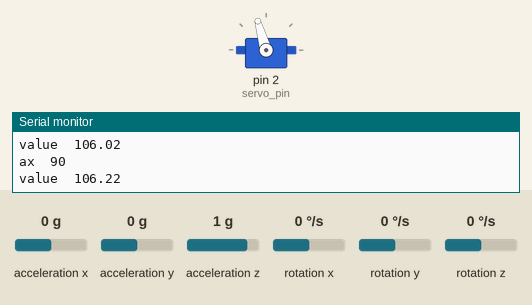
The sketch below on a simulated Arduino Uno, built with avr-gcc and run on an emulated ATmega328P. On the bench: servo, the last lines printed to the serial monitor. The test bench sets the inputs (shaded band); at power-on: acceleration x 0 g, acceleration y 0 g, acceleration z 1 g, rotation x 0 °/s, rotation y 0 °/s, rotation z 0 °/s.

Above: at 3.2 s.
3.3 s: acceleration x set to -1.4 g
At 5.4 s:
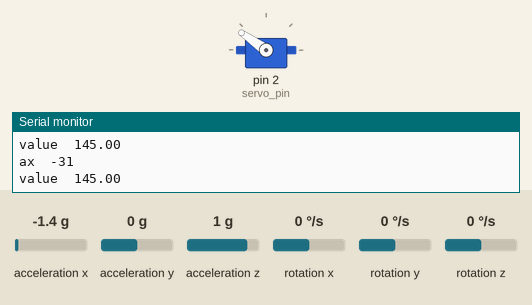
6.3 s: acceleration x set to 0.8 g
At 6.66 s:
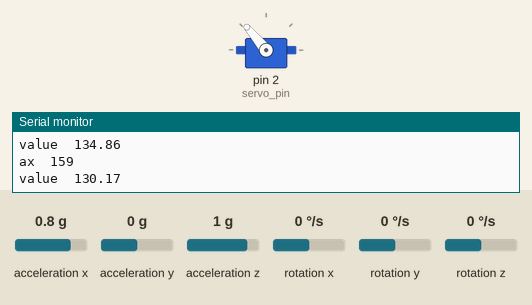
At 10.5 s:
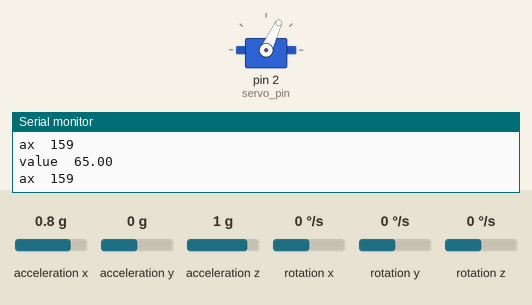
Timing chart, 0 to 12.0 s (numbered marks = the images above; inputs shaded):
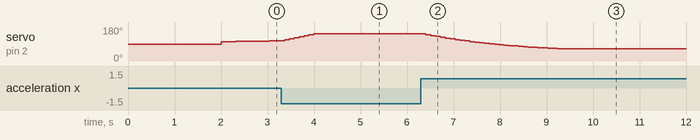

The sketch:

Servo-MUP6050.ino
```cpp
//Follow us on other social media

//https://www.youtube.com/c/ZinTechIdeas
//https://www.facebook.com/zin.techideas.3
//https://www.instagram.com/zintechideas/
//https://twitter.com/Zintechideas
//https://zintechideas.ir/
#include <Wire.h>
#include <MPU6050.h>
#include <Servo.h>

Servo sg90;
int servo_pin = 2;
MPU6050 sensor ;


int16_t ax, ay, az ;
int16_t gx, gy, gz ;

int maxServo = 145;
int flatServo = 103;
int minServo = 65;
float value = flatServo;

void setup(){

  sg90.attach( servo_pin );

  Wire.begin( );
  Serial.begin(9600);
  Serial.println( "Initializing the sensor" );
  sensor.initialize( );
  Serial.println(sensor.testConnection ( ) ? "Successfully Connected" : "Connection failed");
  delay(1000);
  Serial.println( "Taking Values from the sensor" );
  delay(1000);

}

void loop ( ){

  float invertedAx, nextValue;

  sensor.getMotion6(&ax, &ay, &az, &gx, &gy, &gz);

  ax = map(ax, -17000, 17000, 0, 180); // curren accelerometer value

  invertedAx=200-ax; // inverted accelerometer value

  value+=(invertedAx-value)/20.0f; // formula to calculate the smoothed value

  if (value >= maxServo) { // to prevent servo from burning out
    value = maxServo;
  } else if (value < minServo) { // to prevent servo from burning out
    value = minServo;
  }

  sg90.write(value);

  Serial.print("ax\t");
  Serial.println(ax);

  Serial.print("value\t");
  Serial.println(value);

  delay(100);
}
```

Measured:
- after the input at 6.3 s, servo on pin 2 (servo_pin): moves from 145° to 65° over 2.8 s, starting after 0.11 s
